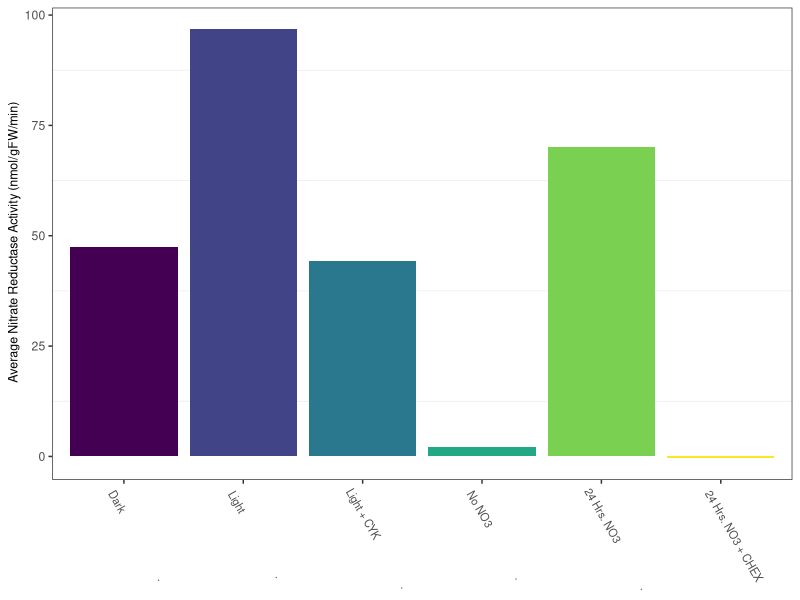
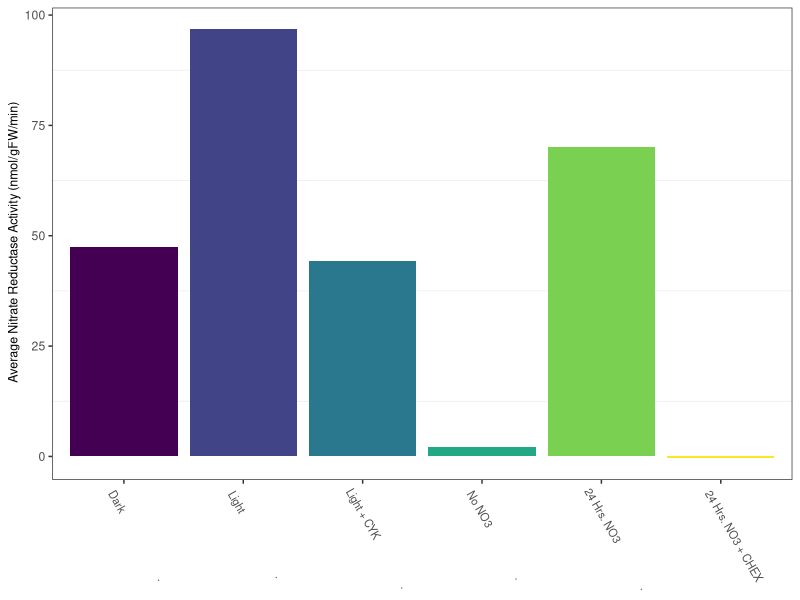

The R source for these figures, in order:
## ---- chunk 1
library(tidyverse)
library(ggplot2)
library(viridis)
library(knitr)
## ---- chunk 2

dat = read_csv("plants.csv")

head(dat)

light <- dat %>% 
  select(treatment, avg_nit_red, group) %>% 
  filter(group =="Light")


## ---- chunk 3

colors1= viridis(6)

labels1 <- c("Dark                         .",              "Light                        .",              "Light + CYK                  .",              "No NO3                   .",              "24 Hrs. NO3                 .",              "24 Hrs. NO3 + CHEX")
p <- ggplot(dat, aes(treatment, avg_nit_red)) +
  geom_bar(stat = 'identity',  fill= colors1 )  

p <- p + labs(x = NULL,  y = " Average Nitrate Reductase Activity (nmol/gFW/min)")+
  theme_bw()+
  theme(axis.title.x =element_text(size=9, vjust = 0.9), axis.text.x=element_text(angle= 300, size=8, vjust = 0.75, hjust= 0.2), axis.title.y = element_text(size=9), panel.grid.major.x = element_blank(), panel.grid.major.y = element_blank())

p <- p + scale_x_discrete(labels = labels1)  

 

p

ggsave("biol351_lab5_plot2.jpeg", width = 12, height=12, units = "cm")
## ---- chunk 4

knitr::kable(dat)
